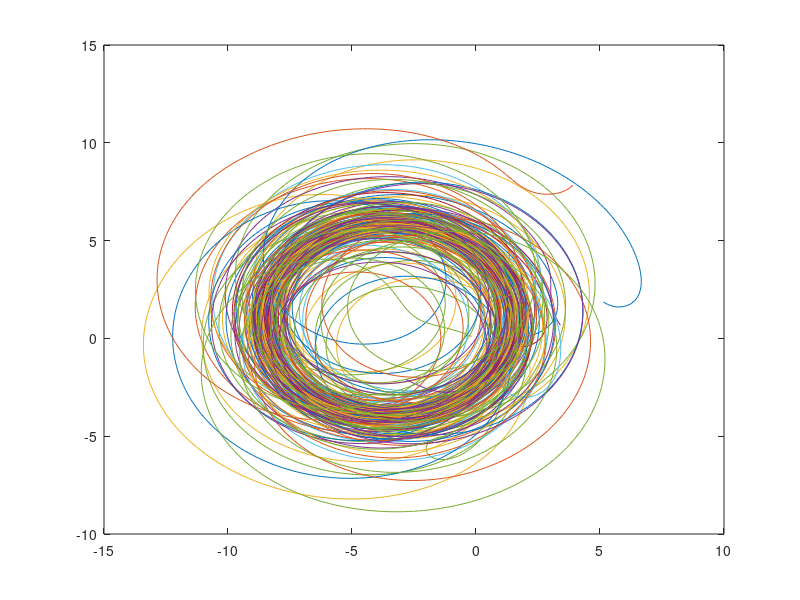

Here is the MATLAB script that generated this plot:

clear all
clc
N=12;
Tend=500;
Ts=1/5;
r=[1 0;0 2;-1 4; 3.5 0.5 ; -1 -5 ;1 -2; 0.5 0.5 ; 5 2; 4 8; 1 2; -3 -2; 0 0];
q=[0 pi/4 pi/2 2*pi/3 pi -pi/2 -pi/3 -pi/4 -2*pi/3 pi/6 -pi/6 5*pi/6]';
qd=zeros(N,1);
K=-1;
K0=1;

w0=0.2;


for tk=1:1:Tend/Ts
    R=sum(r,1)/N;
rb= r- R;
    for k=1:N
            for j=1:N
u(j,k)=-(K0/N)*sin(q(j)-q(k));
            end 
    end 
    rd = [cos(q) , sin(q)];
    r=rd*Ts+r;
    X(:,tk)=r(:,1);
    Y(:,tk)=r(:,2);
    qd=sum(u,1);
    qd=qd';
            for j=1:N
           qd(j)=-qd(j)+w0*(1+K0*rb(j,:)*rd(j,:)')+qd(j)/K0*K;
            end



q=qd*Ts+q;

end 

       for i= 1:N
   plot(X(i,:),Y(i,:));
   hold on 
       end 
       hold off 
